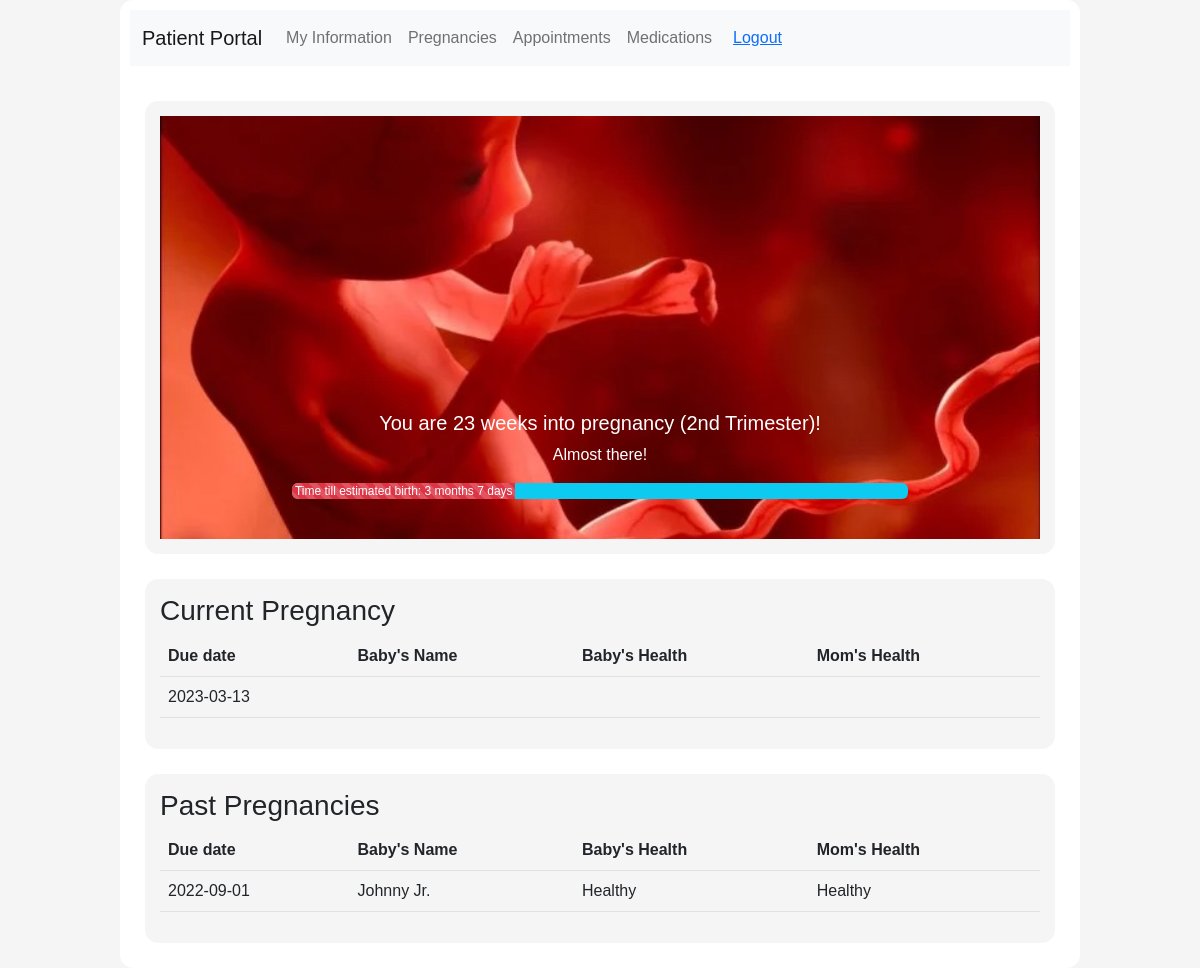
Before: /html/patient/patientPregnancies.php (signed in) with the older database file.
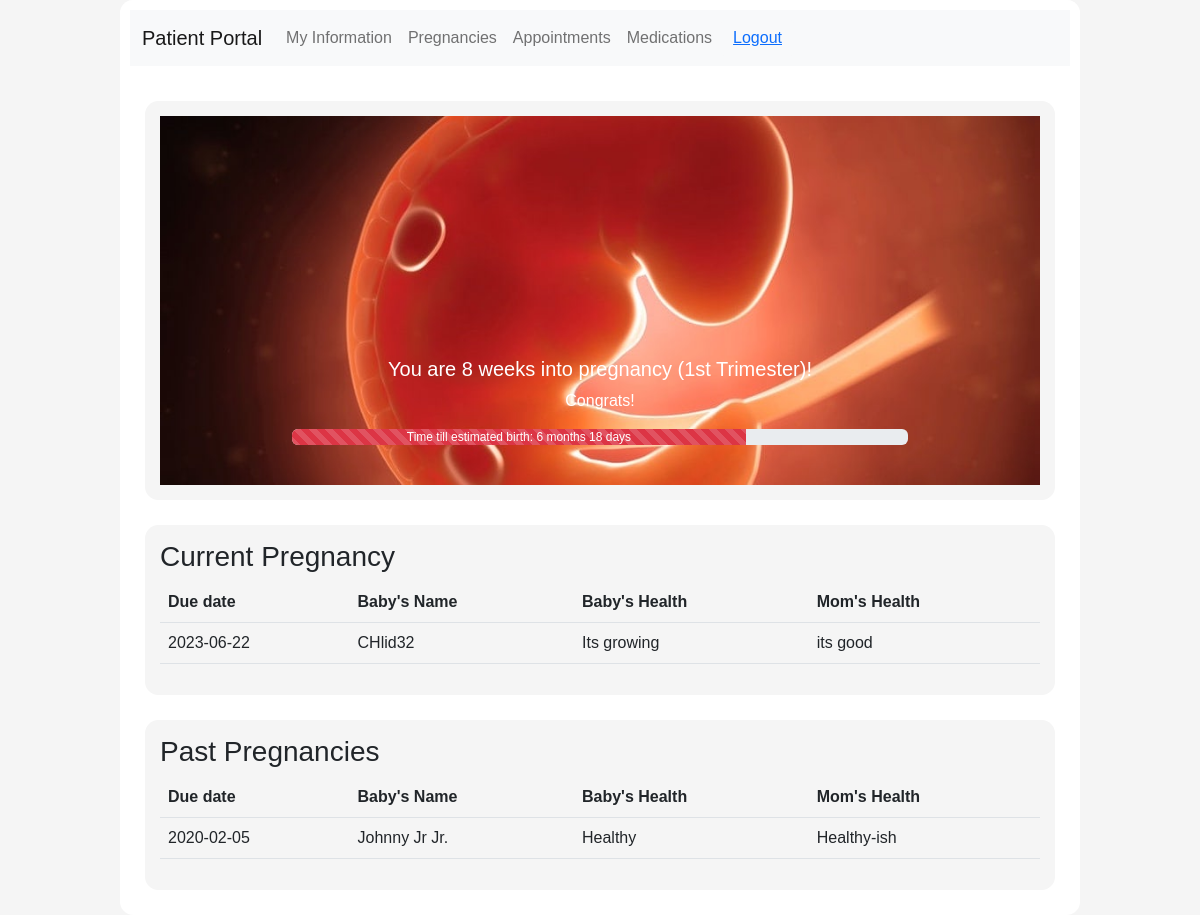
After: the same page with the newer database file.
### tables this page shows
CREATE TABLE `pregnancies` (
  `id` int(11) NOT NULL,
  `doctor_id` int(11) DEFAULT NULL,
  `momHealth` varchar(255) DEFAULT NULL,
  `Health` varchar(255) DEFAULT NULL,
  `due_date` date DEFAULT NULL,
  `status` enum('CURRENT','PAST') NOT NULL DEFAULT 'CURRENT',
  `patientID` int(11) NOT NULL,
  `babyName` varchar(255) DEFAULT NULL
);

### html/patient/patientPregnancies.php (the view, shortened to what this page needs)
<!DOCTYPE html>
<html lang="en">
<head>
  <link href="https://cdn.jsdelivr.net/npm/bootstrap@5.2.2/dist/css/bootstrap.min.css" rel="stylesheet" />
  <link rel="stylesheet" href="../../css/style.css?v=<?php echo time(); ?>" />
</head>
<body>
  <div class="body">
    <header>
      <nav class="navbar navbar-expand-lg navbar-light bg-light justify-content-center nav-fill">
        <div class="container-fluid">
          <a class="navbar-brand mb-0 h1" href="patientPortal.php">Patient Portal</a>
          <div class="collapse navbar-collapse" id="navbarNavAltMarkup">
            <div class="navbar-nav">
              <a class="nav-link" href="patientPortal.php">My Information</a>
              <a class="nav-link" href="patientPregnancies.php">Pregnancies</a>
              <a class="nav-link" href="patientAppointments.php">Appointments</a>
              <a class="nav-link" href="patientMedications.php">Medications</a>
            </div>
            <button type="button" class="btn btn-light" style="float: right;"><a href="../logout.php">Logout</a></button>
          </div>
        </div>
      </nav>
    </header>
    <?php
    $sessionUserID = $_SESSION['sessionUserId'];
    $conn = mysqli_connect("localhost", "root", "", "pregnancy");
    $sql = "SELECT * FROM pregnancies WHERE patientID = '$sessionUserID' AND status = 'CURRENT'";
    $result = mysqli_query($conn, $sql);
    $resultsArray = mysqli_fetch_all($result);
    if (sizeof($resultsArray) != 0) {
      $today = Date("Y-m-d");
      $diff = strtotime($resultsArray[0][4]) - strtotime($today);
      $years = floor($diff / (365 * 60 * 60 * 24));
      $months = floor(($diff - $years * 365 * 60 * 60 * 24) / (30 * 60 * 60 * 24));
      $monthNoFloor = ($diff - $years * 365 * 60 * 60 * 24) / (30 * 60 * 60 * 24);
      $days = floor(($diff - $years * 365 * 60 * 60 * 24 - $months * 30 * 60 * 60 * 24) / (60 * 60 * 24));
      $weeks = 36 - floor($diff / (7 * 60 * 60 * 24));
      $totalMonth = 9;
      $mPercent = ($monthNoFloor / $totalMonth) * 100;
    } else {
      $weeks = -1;
      $mPercent = 0;
    }
    ?>
    <section>
      <div id="carouselExampleCaptions" class="carousel slide" data-bs-ride="carousel">
        <div class="carousel-inner">
          <div class="carousel-item active">
            <?php
            if ($weeks == -1) {
              echo '<img src="../../imgs/negative.jpeg" class="d-block mh-50" alt="negative">
            <div class="carousel-caption d-none d-md-block">
              <h5 style = "color: black;">You are not pregnant!</h5>
            </div>';
            } else if ($weeks > 12) {
              echo '<img src="../../imgs/second-trimester.jpeg" alt="2nd trimester" class="d-block w-100 center">
            <div class="carousel-caption d-none d-md-block">
              <h5>You are ', $weeks, ' weeks into pregnancy (2nd Trimester)!</h5>
              <p>Almost there!</p>
              <div class="progress bg-info">
              <div class="progress-bar bg-danger progress-bar-striped progress-bar-animated" role="progressbar" style="width: ', $mPercent, '%;">
              Time till estimated birth: ', $months, ' months ', $days, ' days
              </div>
            </div>';
            } else {
              echo '<img src="../../imgs/first-trimester.jpeg" alt="1st trimester" class="d-block w-100">
              <div class="carousel-caption d-none d-md-block">
                <h5>You are ', $weeks, ' weeks into pregnancy (1st Trimester)!</h5>
                <p>Congrats!</p>
                <div class="progress">
                <div class="progress-bar bg-danger progress-bar-striped progress-bar-animated" role="progressbar" style="width: ', $mPercent, '%;">
                Time till estimated birth: ', $months, ' months ', $days, ' days
                </div>
              </div>';
            }
            ?>
          </div>
        </div>
      </div>
    </section>
    <section>
      <h3>Current Pregnancy</h3>
      <table class="table table-hover table-stripped">
        <thead>
          <tr>
            <th>Due date</th>
            <th>Baby's Name</th>
            <th>Baby's Health</th>
            <th>Mom's Health</th>
          </tr>
        </thead>
        <tbody>
          <?php
          for ($i = 0; $i < sizeof($resultsArray); $i++) {
            echo "<tr>";
            echo "<td>", $resultsArray[$i][4], "</td>";
            echo "<td>", $resultsArray[$i][7], "</td>";
            echo "<td>", $resultsArray[$i][3], "</td>";
            echo "<td>", $resultsArray[$i][2], "</td>";
            echo "</tr>";
          }
          ?>
        </tbody>
      </table>
    </section>
    <section>
      <h3>Past Pregnancies</h3>
      <?php
      $conn = mysqli_connect("localhost", "root", "", "pregnancy");
      $sql = "SELECT * FROM pregnancies WHERE patientID = '$sessionUserID' AND status = 'PAST'";
      $result = mysqli_query($conn, $sql);
      $resultsArray = mysqli_fetch_all($result);
      ?>
      <table class="table table-hover table-stripped">
        <thead>
          <tr>
            <th>Due date</th>
            <th>Baby's Name</th>
            <th>Baby's Health</th>
            <th>Mom's Health</th>
          </tr>
        </thead>
        <tbody>
          <?php
          for ($i = 0; $i < sizeof($resultsArray); $i++) {
            echo "<tr>";
            echo "<td>", $resultsArray[$i][4], "</td>";
            echo "<td>", $resultsArray[$i][7], "</td>";
            echo "<td>", $resultsArray[$i][3], "</td>";
            echo "<td>", $resultsArray[$i][2], "</td>";
            echo "</tr>";
          }
          ?>
        </tbody>
      </table>
    </section>
  </div>
</body>
</html>

### css/style.css (style rules this page uses)
body { background-color: whitesmoke; display: flex; justify-content: center; align-items: center; font-family: 'Noto Sans JP', sans-serif; }
header { background-color: white; border-top-left-radius: 10pt; border-top-right-radius: 10pt; padding: 10px; text-align: center; }
.body { background-color: white; border-radius: 10pt; width: 80%; min-height: 100vh; display: block; justify-content: center; align-items: center; }
section { background-color: whitesmoke; margin: 25px; padding: 15px; border-radius: 10pt; }
.center { justify-content: center; align-items: center; }

Changed rows visible on the page:
removed pregnancies: due_date "23", due_date "3", due_date "7", due_date "2023-03-13", shown under "Current Pregnancy"
added pregnancies: due_date "8", due_date "6", due_date "18", due_date "2023-06-22", babyName "CHlid32", Health "Its growing", momHealth "its good", shown under "Current Pregnancy"
changed pregnancies "Healthy": due_date "2022-09-01" → "2020-02-05"; babyName "Johnny Jr." → "Johnny Jr Jr."; momHealth "Healthy" → "Healthy-ish"
Other visible differences:
text no longer shown: "weeks into pregnancy (2nd Trimester)! Almost there!"
text now shown: "weeks into pregnancy (1st Trimester)! Congrats!"
